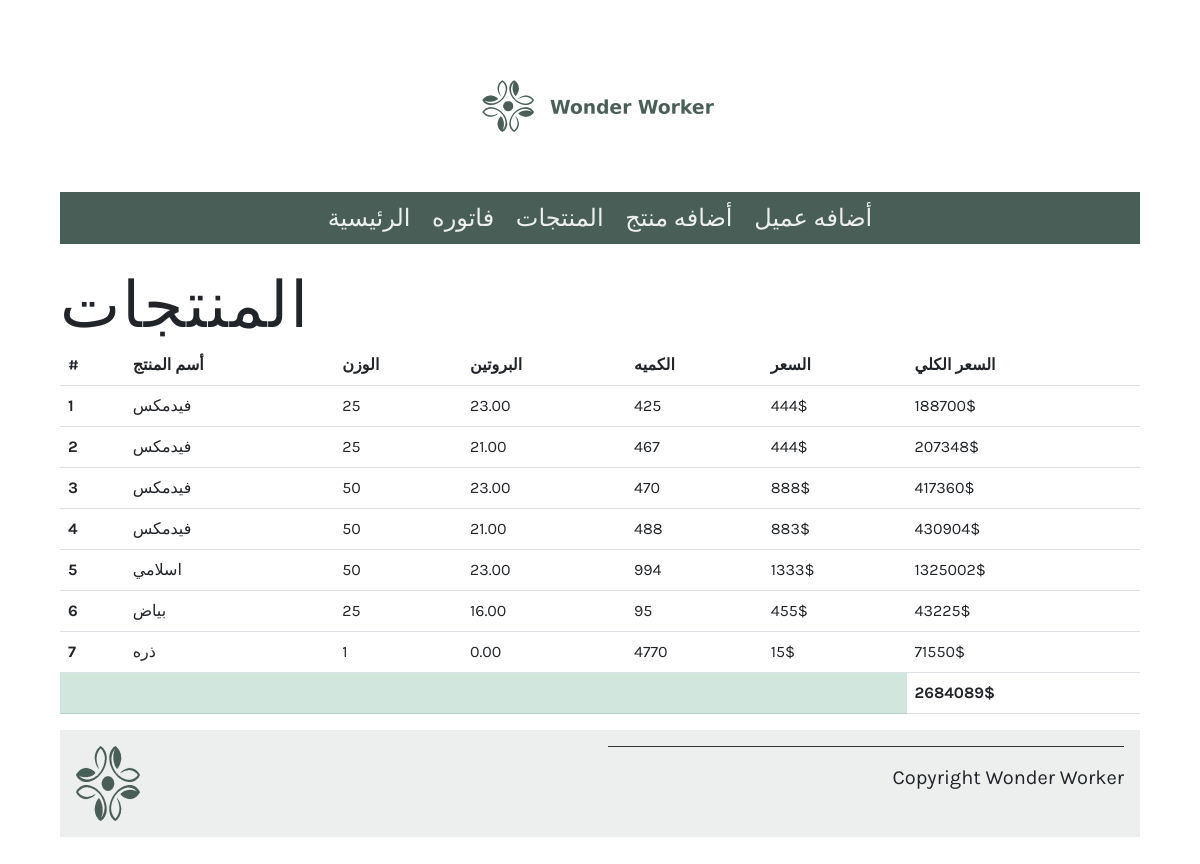
/products/, run on an earlier commit of the app's database.
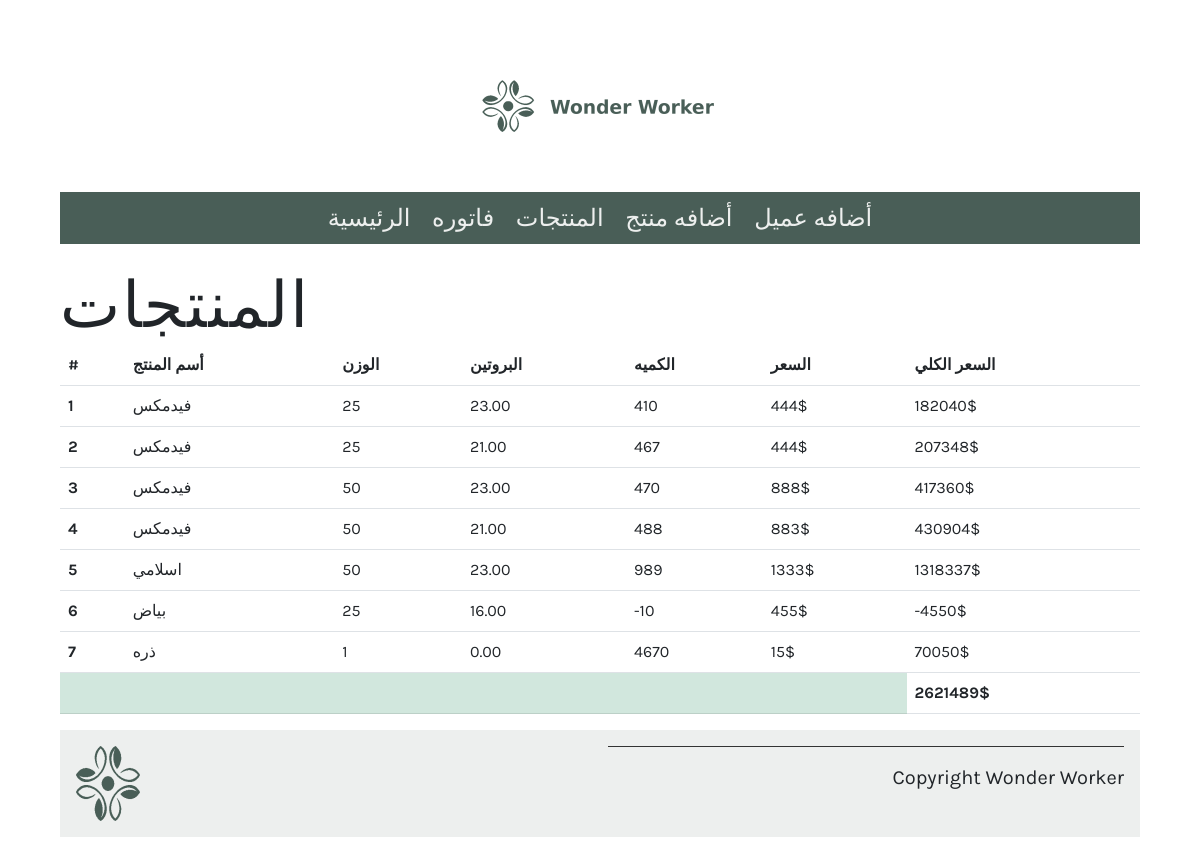
And on a later commit of the database.
### bill_app/models.py (models this page shows, shortened)
class Product(models.Model):
   id=models.AutoField(primary_key=True)
   name = models.CharField(max_length=200)
   protien=models.DecimalField(max_length=1,null=True,decimal_places=2,max_digits=5)
   weight=models.CharField(max_length=5 )
   price = models.IntegerField(null=False)
   quantity = models.IntegerField(default=1)
   def get_total_item_price(self):
      return self.quantity * self.price

### bill_app/views.py (the view)
# urls.py: path('products/',views.products,name='products'),
def products(request):
    products_items=Product.objects.all()
    total=0
    for i in products_items:
        if i is None:
            return total
        else:
            total+=i.get_total_item_price()
    products_dect={'product':products_items,'total':total}
    return render(request, 'products.html',products_dect)

### bill_app/templates/products.html
{% extends 'base.html' %}
{% load static %}
{% block content %}
<h1>المنتجات</h1>
<table class="table ">
    <thead>
    <tr>
        <th scope="col ">#</th>
        <th scope="col"> أسم المنتج</th>
        <th scope="col"> الوزن </th>
        <th scope="col">البروتين</th>
        <th scope="col">الكميه</th>
        <th scope="col">السعر</th>
        <th scope="col">السعر الكلي</th>
    </tr>
    </thead>
    <tbody>
    {% for items in product %}
    <tr>
        <th scope="row">{{ forloop.counter }}</th>
        <td>{{ items.name }}</td>
        <td>{{ items.weight }}</td>
        <td>{{ items.protien }}</td>
        <td>{{ items.quantity }}</td>
        <td>{{ items.price}}$</td>
        <td>{{ items.get_total_item_price}}$</td>
    </tr>
    {% endfor %}
    <tr>
        <td colspan="6" class="table-success"></td><td><b>{{total}}$</b></td>
    </tr>
    </tbody>
</table>
{% endblock %}

What changed in the data, as far as the page shows it:
changed Product (number 1 of 7 on the later page): quantity "425" → "410"; get_total_item_price "188700" → "182040"
changed Product "اسلامي": quantity "994" → "989"; get_total_item_price "1325002" → "1318337"
changed Product "بياض": quantity "95" → "-10"; get_total_item_price "43225" → "-4550"
changed Product "ذره": quantity "4770" → "4670"; get_total_item_price "71550" → "70050"
Also different on the page:
{{ total }}: "2684089" → "2621489"
